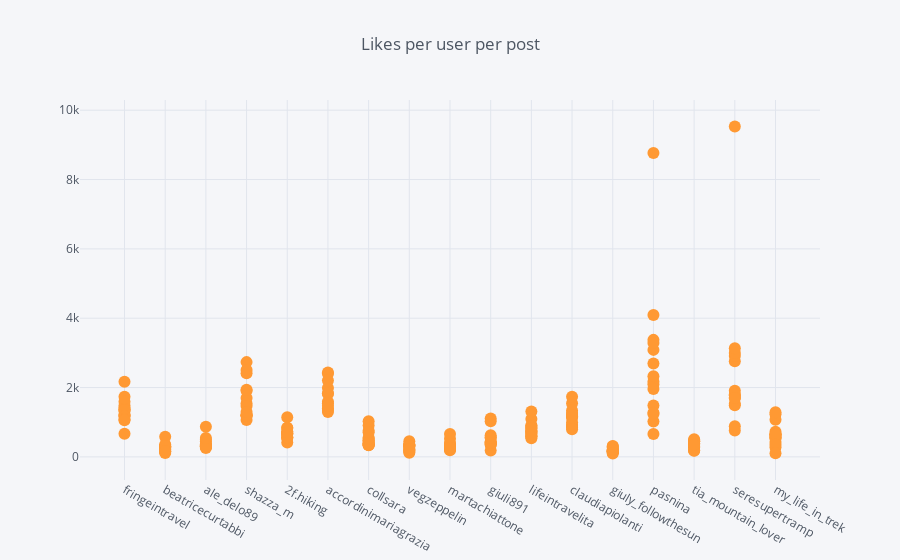

Notebook code for this chart:
### Code cell
full.iplot(x='username',y='nr_likes',mode='markers', title='Likes per user per post')

### Figure 1 — Plotly figure (JSON) as saved in the notebook; plotly's stock layout.template omitted (floating-point values rounded to 4 significant figures; data arrays with more than 128 entries replaced by an {"elided": "..."} marker saying what was removed)
{"data": [{"line": {"color": "rgba(255, 153, 51, 1.0)", "dash": "solid", "shape": "linear", "width": 1.3}, "marker": {"size": 12, "symbol": "circle"}, "mode": "markers", "name": "nr_likes", "text": "", "type": "scatter", "uid": "0b2382f2-48fa-4f4a-bbab-fd8445878381", "x": {"elided": "231 str values"}, "y": {"elided": "231 int values"}}], "layout": {"legend": {"bgcolor": "#F5F6F9", "font": {"color": "#4D5663"}}, "paper_bgcolor": "#F5F6F9", "plot_bgcolor": "#F5F6F9", "title": {"font": {"color": "#4D5663"}, "text": "Likes per user per post"}, "xaxis": {"gridcolor": "#E1E5ED", "showgrid": true, "tickfont": {"color": "#4D5663"}, "title": {"font": {"color": "#4D5663"}, "text": ""}, "zerolinecolor": "#E1E5ED"}, "yaxis": {"gridcolor": "#E1E5ED", "showgrid": true, "tickfont": {"color": "#4D5663"}, "title": {"font": {"color": "#4D5663"}, "text": ""}, "zerolinecolor": "#E1E5ED"}}}
